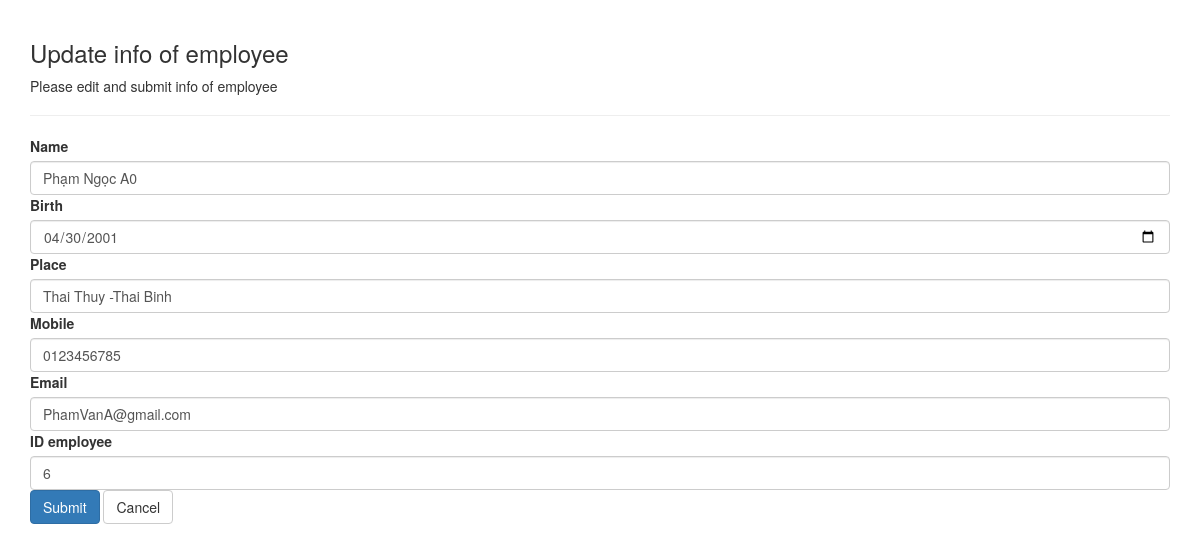
The app's page /admin/thanhvien/update_customer.php?id=7 with its own data.
### tables this page shows
CREATE TABLE `customer` (
  `id` int(12) NOT NULL,
  `name` varchar(50) DEFAULT NULL,
  `birth` date DEFAULT NULL,
  `place` varchar(100) DEFAULT NULL,
  `mobile` varchar(12) DEFAULT NULL,
  `email` varchar(50) DEFAULT NULL,
  `idemployee` bigint(20) DEFAULT NULL
);

### admin/thanhvien/update_customer.php (the view, shortened to what this page needs)
<?php
    require_once '../../csdl/connectdb.php';
    $sql= "select *  from customer where id=".$_GET['id'];
    $result = mysqli_query($conn, $sql);
    $row= mysqli_fetch_array($result);
 ?>
<!Doctype html>
<html>
    <head>
        <link rel="stylesheet" href="https://maxcdn.bootstrapcdn.com/bootstrap/3.3.7/css/bootstrap.css">
    </head>
    <body>
        <div class="container">
            <div class="row">
                <div class="col-lg-12">
                    <div class="page-header">
                        <h3>Update info of employee</h3>
                        <p>Please edit and submit info of employee</p>
                    </div>
                    <form action="<?php echo htmlspecialchars($_SERVER['REQUEST_URI']); ?>"
                          method="POST">
                        <label>Name</label>
                        <input type="text" name="name" value="<?php echo $row['name'];?>" class="form-control"
                               maxlength="50" required="">
                        <label>Birth</label>
                        <input type="date" name="birth" value="<?php echo $row['birth'];?>" class="form-control"
                               required="">
                        <label>Place</label>
                        <input type="text" name="place" value="<?php echo $row['place'];?>" class="form-control"
                               required="">
                        <label>Mobile</label>
                        <input type="text" name="mobile" value="<?php echo $row['mobile'];?>" class="form-control">
                        <label>Email</label>
                        <input type="text" name="email" value="<?php echo $row['email'];?>" class="form-control">
                        <label>ID employee</label>
                        <input type="text" name="idemployee" value="<?php echo $row['idemployee'];?>" class="form-control">
                        <input type="submit" name="save"  class="btn btn-primary">
                        <a href="manager-customer.php" class="btn btn-default">
                            Cancel
                        </a>
                    </form>
                </div>
            </div>
        </div>
    </body>
</html>

### records on screen
customer: name "Phạm Ngọc A0", birth "04/30/2001", place "Thai Thuy -Thai Binh", mobile "0123456785", email "PhamVanA@gmail.com", idemployee "6"
